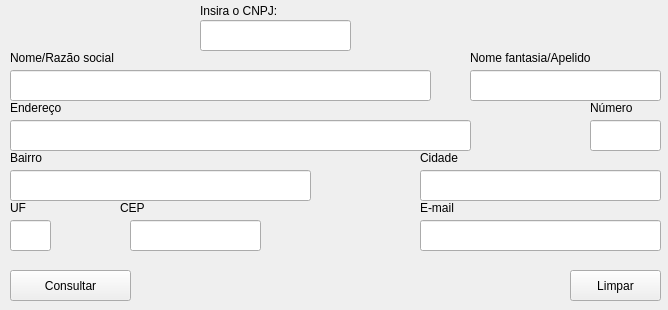
<?xml version="1.0" encoding="UTF-8"?>
<ui version="4.0">
 <class>MainWindow</class>
 <widget class="QMainWindow" name="MainWindow">
  <property name="enabled">
   <bool>true</bool>
  </property>
  <property name="geometry">
   <rect>
    <x>0</x>
    <y>0</y>
    <width>668</width>
    <height>310</height>
   </rect>
  </property>
  <property name="sizePolicy">
   <sizepolicy hsizetype="Preferred" vsizetype="Preferred">
    <horstretch>0</horstretch>
    <verstretch>0</verstretch>
   </sizepolicy>
  </property>
  <property name="windowTitle">
   <string>Consulta de CNPJ</string>
  </property>
  <property name="windowIcon">
   <iconset theme="application-x-executable">
    <normaloff>.</normaloff>.</iconset>
  </property>
  <property name="animated">
   <bool>false</bool>
  </property>
  <property name="documentMode">
   <bool>false</bool>
  </property>
  <property name="tabShape">
   <enum>QTabWidget::Rounded</enum>
  </property>
  <property name="dockNestingEnabled">
   <bool>false</bool>
  </property>
  <property name="unifiedTitleAndToolBarOnMac">
   <bool>false</bool>
  </property>
  <widget class="QWidget" name="centralwidget">
   <widget class="QPushButton" name="search_btn">
    <property name="geometry">
     <rect>
      <x>10</x>
      <y>270</y>
      <width>121</width>
      <height>31</height>
     </rect>
    </property>
    <property name="text">
     <string>Consultar</string>
    </property>
   </widget>
   <widget class="QPushButton" name="clean_btn">
    <property name="geometry">
     <rect>
      <x>570</x>
      <y>270</y>
      <width>91</width>
      <height>31</height>
     </rect>
    </property>
    <property name="text">
     <string>Limpar</string>
    </property>
   </widget>
   <widget class="QLabel" name="cnpj_label">
    <property name="geometry">
     <rect>
      <x>200</x>
      <y>0</y>
      <width>141</width>
      <height>21</height>
     </rect>
    </property>
    <property name="text">
     <string>Insira o CNPJ:</string>
    </property>
   </widget>
   <widget class="QLineEdit" name="cnpj_edit">
    <property name="geometry">
     <rect>
      <x>200</x>
      <y>20</y>
      <width>151</width>
      <height>31</height>
     </rect>
    </property>
   </widget>
   <widget class="QLineEdit" name="razao_edit">
    <property name="geometry">
     <rect>
      <x>10</x>
      <y>70</y>
      <width>421</width>
      <height>31</height>
     </rect>
    </property>
   </widget>
   <widget class="QLineEdit" name="fantasia_edit">
    <property name="geometry">
     <rect>
      <x>470</x>
      <y>70</y>
      <width>191</width>
      <height>31</height>
     </rect>
    </property>
   </widget>
   <widget class="QLineEdit" name="endereco_edit">
    <property name="geometry">
     <rect>
      <x>10</x>
      <y>120</y>
      <width>461</width>
      <height>31</height>
     </rect>
    </property>
   </widget>
   <widget class="QLineEdit" name="num_edit">
    <property name="geometry">
     <rect>
      <x>590</x>
      <y>120</y>
      <width>71</width>
      <height>31</height>
     </rect>
    </property>
   </widget>
   <widget class="QLineEdit" name="bairro_edit">
    <property name="geometry">
     <rect>
      <x>10</x>
      <y>170</y>
      <width>301</width>
      <height>31</height>
     </rect>
    </property>
   </widget>
   <widget class="QLineEdit" name="cidade_edit">
    <property name="geometry">
     <rect>
      <x>420</x>
      <y>170</y>
      <width>241</width>
      <height>31</height>
     </rect>
    </property>
   </widget>
   <widget class="QLineEdit" name="uf_edit">
    <property name="geometry">
     <rect>
      <x>10</x>
      <y>220</y>
      <width>41</width>
      <height>31</height>
     </rect>
    </property>
   </widget>
   <widget class="QLineEdit" name="cep_edit">
    <property name="geometry">
     <rect>
      <x>130</x>
      <y>220</y>
      <width>131</width>
      <height>31</height>
     </rect>
    </property>
   </widget>
   <widget class="QLineEdit" name="email_edit">
    <property name="geometry">
     <rect>
      <x>420</x>
      <y>220</y>
      <width>241</width>
      <height>31</height>
     </rect>
    </property>
   </widget>
   <widget class="QLabel" name="razao_label">
    <property name="geometry">
     <rect>
      <x>10</x>
      <y>50</y>
      <width>111</width>
      <height>16</height>
     </rect>
    </property>
    <property name="text">
     <string>Nome/Razão social</string>
    </property>
   </widget>
   <widget class="QLabel" name="fantasia_label">
    <property name="geometry">
     <rect>
      <x>470</x>
      <y>50</y>
      <width>141</width>
      <height>16</height>
     </rect>
    </property>
    <property name="text">
     <string>Nome fantasia/Apelido</string>
    </property>
   </widget>
   <widget class="QLabel" name="endereco_label">
    <property name="geometry">
     <rect>
      <x>10</x>
      <y>100</y>
      <width>61</width>
      <height>16</height>
     </rect>
    </property>
    <property name="text">
     <string>Endereço</string>
    </property>
   </widget>
   <widget class="QLabel" name="num_label">
    <property name="geometry">
     <rect>
      <x>590</x>
      <y>100</y>
      <width>51</width>
      <height>16</height>
     </rect>
    </property>
    <property name="text">
     <string>Número</string>
    </property>
   </widget>
   <widget class="QLabel" name="bairro_label">
    <property name="geometry">
     <rect>
      <x>10</x>
      <y>150</y>
      <width>61</width>
      <height>16</height>
     </rect>
    </property>
    <property name="text">
     <string>Bairro</string>
    </property>
   </widget>
   <widget class="QLabel" name="cidade_label">
    <property name="geometry">
     <rect>
      <x>420</x>
      <y>150</y>
      <width>61</width>
      <height>16</height>
     </rect>
    </property>
    <property name="text">
     <string>Cidade</string>
    </property>
   </widget>
   <widget class="QLabel" name="uf_label">
    <property name="geometry">
     <rect>
      <x>10</x>
      <y>200</y>
      <width>21</width>
      <height>16</height>
     </rect>
    </property>
    <property name="text">
     <string>UF</string>
    </property>
   </widget>
   <widget class="QLabel" name="cep_label">
    <property name="geometry">
     <rect>
      <x>120</x>
      <y>200</y>
      <width>31</width>
      <height>16</height>
     </rect>
    </property>
    <property name="text">
     <string>CEP</string>
    </property>
   </widget>
   <widget class="QLabel" name="email_label">
    <property name="geometry">
     <rect>
      <x>420</x>
      <y>200</y>
      <width>41</width>
      <height>16</height>
     </rect>
    </property>
    <property name="text">
     <string>E-mail</string>
    </property>
   </widget>
  </widget>
 </widget>
 <resources/>
 <connections/>
</ui>
